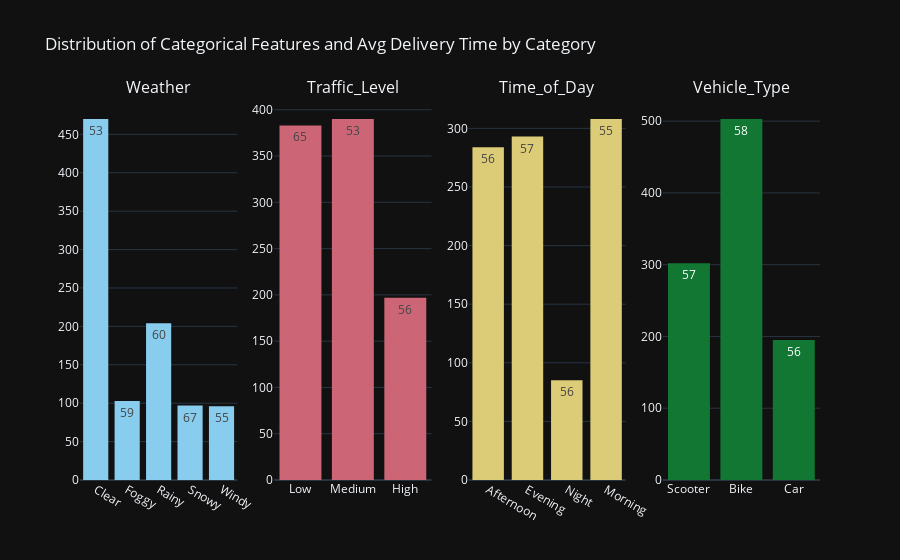

The notebook cell this image was saved under:
### Code cell
fig_dist_categ = make_subplots(
    rows = 1, 
    cols = categ_df.shape[1]-1,
    subplot_titles = categ_df.columns[:-1]
).update_layout(
    title_text = "Distribution of Categorical Features and Avg Delivery Time by Category",
    showlegend = False,
    xaxis={'categoryorder': 'category ascending'},
    template = 'plotly_dark'
)

for i in range(categ_df.shape[1]-1):
    fig_dist_categ.add_trace(
        go.Histogram(
            x = categ_df.iloc[:,i],
            name = categ_df.columns[i],
            text = round(categ_df['Delivery_Time_min'].groupby(categ_df.iloc[:,i]).mean()),
            marker_color = px.colors.qualitative.Safe[i]
        ),
        row = 1, 
        col = i+1,
    )

fig_dist_categ.show()

### Figure 1 — Plotly figure (JSON) as saved in the notebook; plotly's stock layout.template omitted (floating-point values rounded to 4 significant figures; data arrays with more than 128 entries replaced by an {"elided": "..."} marker saying what was removed)
{"data": [{"marker": {"color": "rgb(136, 204, 238)"}, "name": "Weather", "text": [53.0, 59.0, 60.0, 67.0, 55.0], "type": "histogram", "x": {"elided": "1000 str values"}, "xaxis": "x", "yaxis": "y"}, {"marker": {"color": "rgb(204, 102, 119)"}, "name": "Traffic_Level", "text": [65.0, 53.0, 56.0], "type": "histogram", "x": {"elided": "1000 str values"}, "xaxis": "x2", "yaxis": "y2"}, {"marker": {"color": "rgb(221, 204, 119)"}, "name": "Time_of_Day", "text": [56.0, 57.0, 56.0, 55.0], "type": "histogram", "x": {"elided": "1000 str values"}, "xaxis": "x3", "yaxis": "y3"}, {"marker": {"color": "rgb(17, 119, 51)"}, "name": "Vehicle_Type", "text": [57.0, 58.0, 56.0], "type": "histogram", "x": {"elided": "1000 str values"}, "xaxis": "x4", "yaxis": "y4"}], "layout": {"annotations": [{"font": {"size": 16}, "showarrow": false, "text": "Weather", "x": 0.1062, "xanchor": "center", "xref": "paper", "y": 1, "yanchor": "bottom", "yref": "paper"}, {"font": {"size": 16}, "showarrow": false, "text": "Traffic_Level", "x": 0.3688, "xanchor": "center", "xref": "paper", "y": 1, "yanchor": "bottom", "yref": "paper"}, {"font": {"size": 16}, "showarrow": false, "text": "Time_of_Day", "x": 0.6313, "xanchor": "center", "xref": "paper", "y": 1, "yanchor": "bottom", "yref": "paper"}, {"font": {"size": 16}, "showarrow": false, "text": "Vehicle_Type", "x": 0.8938, "xanchor": "center", "xref": "paper", "y": 1, "yanchor": "bottom", "yref": "paper"}], "showlegend": false, "title": {"text": "Distribution of Categorical Features and Avg Delivery Time by Category"}, "xaxis": {"anchor": "y", "categoryorder": "category ascending", "domain": [0, 0.2125]}, "xaxis2": {"anchor": "y2", "domain": [0.2625, 0.475]}, "xaxis3": {"anchor": "y3", "domain": [0.525, 0.7375]}, "xaxis4": {"anchor": "y4", "domain": [0.7875, 1]}, "yaxis": {"anchor": "x", "domain": [0, 1]}, "yaxis2": {"anchor": "x2", "domain": [0, 1]}, "yaxis3": {"anchor": "x3", "domain": [0, 1]}, "yaxis4": {"anchor": "x4", "domain": [0, 1]}}}
